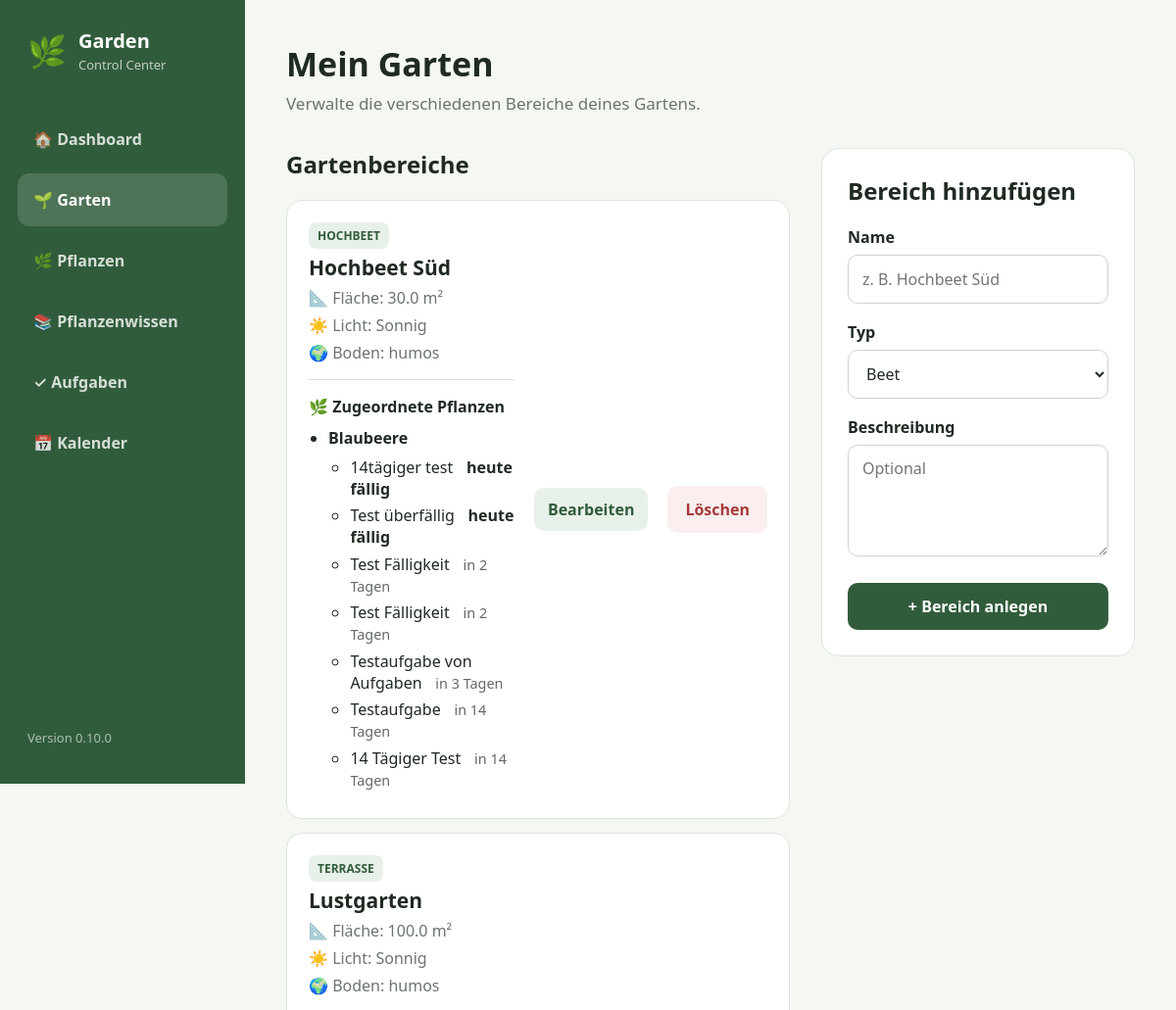
Before: /garden (upper part) with the older database file.
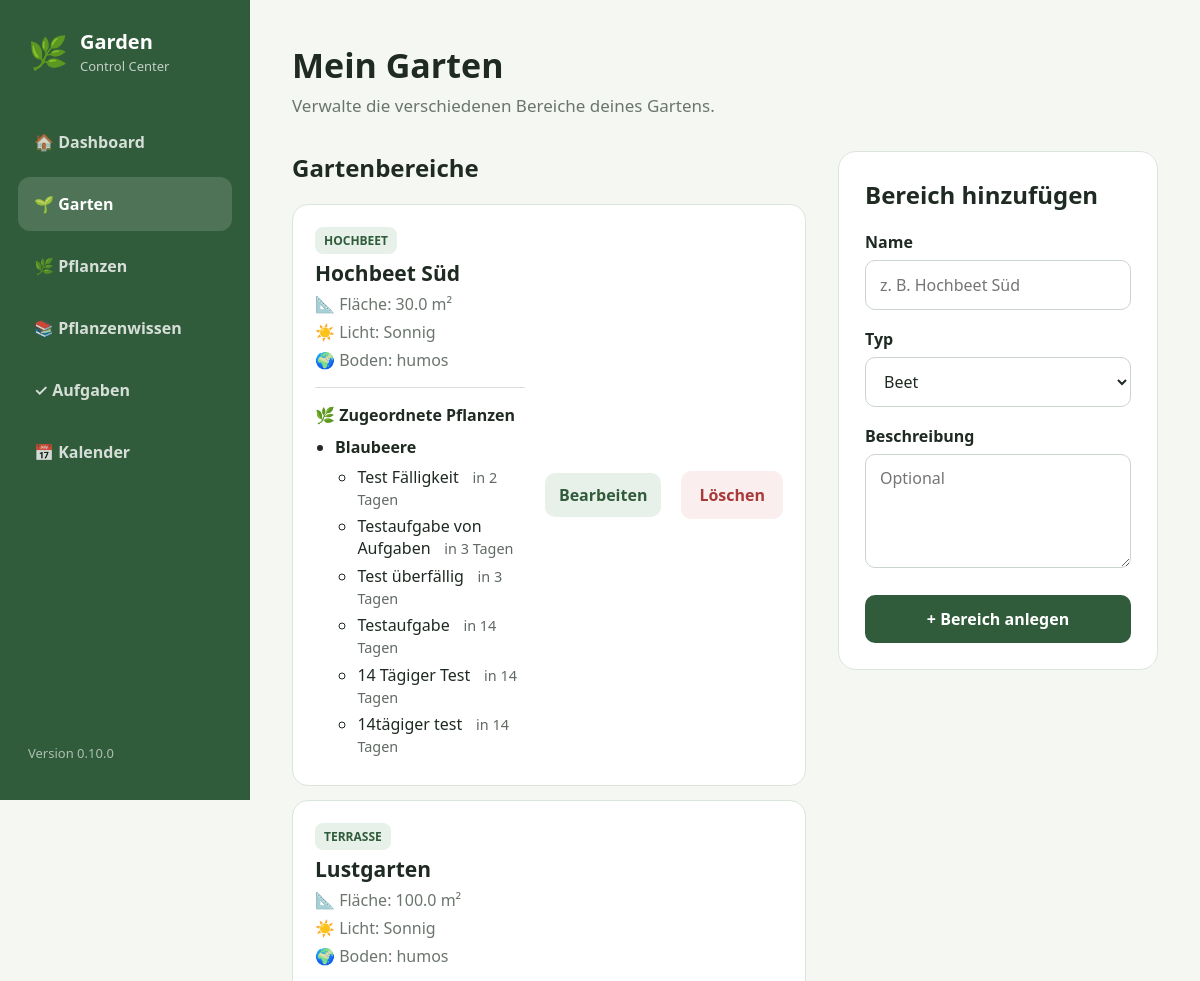
After: the same page with the newer database file.
### app/models/garden_area.py (models this page shows)
class GardenArea(Base):
    __tablename__ = "garden_areas"
    id: Mapped[int] = mapped_column(
        Integer,
        primary_key=True,
        index=True,
    )
    name: Mapped[str] = mapped_column(
        String(100),
        nullable=False,
    )
    area_type: Mapped[str] = mapped_column(
        String(50),
        nullable=False,
    )
    area_size: Mapped[float | None] = mapped_column(
        Float,
        nullable=True,
    )
    light_condition: Mapped[str | None] = mapped_column(
        String(30),
        nullable=True,
    )
    soil_type: Mapped[str | None] = mapped_column(
        String(100),
        nullable=True,
    )
    soil_ph: Mapped[float | None] = mapped_column(
        Float,
        nullable=True,
    )
    irrigation_zone: Mapped[str | None] = mapped_column(
        String(50),
        nullable=True,
    )
    description: Mapped[str | None] = mapped_column(
        Text,
        nullable=True,
    )
    created_at: Mapped[datetime] = mapped_column(
        DateTime,
        default=datetime.now,
    )
    plants: Mapped[list["Plant"]] = relationship(
        back_populates="garden_area",
        cascade="all, delete-orphan",
    )

### app/models/plant.py (models this page shows)
class Plant(Base):
    __tablename__ = "plants"
    id: Mapped[int] = mapped_column(
        Integer,
        primary_key=True,
        index=True,
    )
    name: Mapped[str] = mapped_column(
        String(100),
        nullable=False,
    )
    variety: Mapped[str | None] = mapped_column(
        String(100),
        nullable=True,
    )
    quantity: Mapped[int] = mapped_column(
        Integer,
        default=1,
        nullable=False,
    )
    planted_at: Mapped[date | None] = mapped_column(
        Date,
        nullable=True,
    )
    notes: Mapped[str | None] = mapped_column(
        Text,
        nullable=True,
    )
    garden_area_id: Mapped[int] = mapped_column(
        ForeignKey("garden_areas.id"),
        nullable=False,
    )
    species_id: Mapped[int | None] = mapped_column(
        ForeignKey("plant_species.id"),
        nullable=True,
    )
    created_at: Mapped[datetime] = mapped_column(
        DateTime,
        default=datetime.now,
    )
    garden_area: Mapped["GardenArea"] = relationship(
        back_populates="plants",
    )
    species: Mapped["PlantSpecies | None"] = relationship(
        back_populates="plants",
    )

### app/models/task.py (models this page shows)
class Task(Base):
    __tablename__ = "tasks"
    id: Mapped[int] = mapped_column(
        Integer,
        primary_key=True,
        index=True,
    )
    title: Mapped[str] = mapped_column(
        String(150),
        nullable=False,
    )
    description: Mapped[str | None] = mapped_column(
        Text,
        nullable=True,
    )
    execution_type: Mapped[str] = mapped_column(
        String(20),
        default="once",
        nullable=False,
    )
    due_date: Mapped[date | None] = mapped_column(
        Date,
        nullable=True,
    )
    interval_days: Mapped[int | None] = mapped_column(
        Integer,
        nullable=True,
    )
    start_month: Mapped[int | None] = mapped_column(
        Integer,
        nullable=True,
    )
    end_month: Mapped[int | None] = mapped_column(
        Integer,
        nullable=True,
    )
    last_completed_at: Mapped[date | None] = mapped_column(
        Date,
        nullable=True,
    )
    priority: Mapped[str] = mapped_column(
        String(20),
        default="normal",
        nullable=False,
    )
    completed: Mapped[bool] = mapped_column(
        Boolean,
        default=False,
        nullable=False,
    )
    completed_at: Mapped[datetime | None] = mapped_column(
        DateTime,
        nullable=True,
    )
    garden_area_id: Mapped[int | None] = mapped_column(
        ForeignKey("garden_areas.id"),
        nullable=True,
    )
    plant_id: Mapped[int | None] = mapped_column(
        ForeignKey("plants.id"),
        nullable=True,
    )
    created_at: Mapped[datetime] = mapped_column(
        DateTime,
        default=datetime.now,
    )
    garden_area: Mapped["GardenArea | None"] = relationship()
    plant: Mapped["Plant | None"] = relationship()

### app/routers/garden.py (the view)
@router.get("/garden", response_class=HTMLResponse)
async def garden(
    request: Request,
    db: Session = Depends(get_db),
):
    areas = (
        db.query(GardenArea)
        .options(
            selectinload(GardenArea.plants)
        )
        .order_by(GardenArea.name)
        .all()
    )
    today = date.today()
    plant_ids = [
        plant.id
        for area in areas
        for plant in area.plants
    ]
    tasks_by_plant = {
        plant_id: []
        for plant_id in plant_ids
    }
    if plant_ids:
        plant_tasks = (
            db.query(Task)
            .filter(Task.plant_id.in_(plant_ids))
            .all()
        )
        for task in plant_tasks:
            due_date = get_next_due_date(
                task,
                today=today,
            )
            if due_date is None:
                continue
            days_until_due = (
                due_date - today
            ).days
            tasks_by_plant[task.plant_id].append({
                "task": task,
                "due_date": due_date,
                "days_until_due": days_until_due,
            })
    for task_items in tasks_by_plant.values():
        task_items.sort(
            key=lambda item: item["due_date"]
        )
    return templates.TemplateResponse(
        request=request,
        name="garden.html",
        context={
            "page": "garden",
            "app_name": APP_NAME,
            "version": APP_VERSION,
            "areas": areas,
            "tasks_by_plant": tasks_by_plant,
        },
    )

### app/templates/garden.html (shortened to what this page needs)
{% extends "base.html" %}
{% block content %}
        <header class="page-header">
            <div>
                <h1>Mein Garten</h1>
                <p>
                    Verwalte die verschiedenen Bereiche
                    deines Gartens.
                </p>
            </div>
        </header>
        <section class="two-column">
            <div>
                <h2>Gartenbereiche</h2>
                {% if areas %}
                <div class="area-list">
                    {% for area in areas %}
                    <article class="area-card">
                        <div class="area-info">
                            <span class="area-type">
                                {{ area.area_type }}
                            </span>
                            <h3>
                                {{ area.name }}
                            </h3>
                            {% if area.area_size %}
                            <p>
                                📐 Fläche:
                                {{ area.area_size }} m²
                            </p>
                            {% endif %}
                            {% if area.light_condition %}
                            <p>
                                ☀️ Licht:
                                {% if area.light_condition == "sonnig" %}
                                    Sonnig
                                {% elif area.light_condition == "sonnig_halbschattig" %}
                                    Sonnig bis halbschattig
                                {% elif area.light_condition == "halbschattig" %}
                                    Halbschattig
                                {% elif area.light_condition == "halbschattig_schattig" %}
                                    Halbschattig bis schattig
                                {% elif area.light_condition == "schattig" %}
                                    Schattig
                                {% else %}
                                    {{ area.light_condition }}
                                {% endif %}
                            </p>
                            {% endif %}
                            {% if area.soil_type %}
                            <p>
                                🌍 Boden:
                                {{ area.soil_type }}
                            </p>
                            {% endif %}
                            <div class="area-plants">
                                <h4>
                                    🌿 Zugeordnete Pflanzen
                                </h4>
                                {% if area.plants %}
                                    <ul class="plant-list">
                                        {% for plant in area.plants %}
                                            <li class="plant-list-item">
                                                <div class="plant-list-header">
                                                    <strong>
                                                        {{ plant.name }}
                                                    </strong>
                                                </div>
                                                {% set plant_tasks = tasks_by_plant.get(plant.id, []) %}
                                                {% if plant_tasks %}
                                                    <ul class="plant-task-list">
                                                        {% for task_info in plant_tasks %}
                                                            <li class="plant-task">
                                                                <span class="plant-task-title">
                                                                    {{ task_info.task.title }}
                                                                </span>
                                                                {% if task_info.days_until_due < 0 %}
                                                                    <span class="task-overdue">
                                                                        seit
                                                                        {{ -task_info.days_until_due }}
                                                                        Tag{% if -task_info.days_until_due != 1 %}en{% endif %}
                                                                        überfällig
                                                                    </span>
                                                                {% elif task_info.days_until_due == 0 %}
                                                                    <span class="task-today">
                                                                        heute fällig
                                                                    </span>
                                                                {% elif task_info.days_until_due == 1 %}
                                                                    <span class="task-due">
                                                                        morgen fällig
                                                                    </span>
                                                                {% else %}
                                                                    <span class="task-due">
                                                                        in {{ task_info.days_until_due }} Tagen
                                                                    </span>
                                                                {% endif %}
                                                            </li>
                                                        {% endfor %}
                                                    </ul>
                                                {% else %}
                                                    <p class="muted-text">
                                                        ✓ Keine offenen Aufgaben
                                                    </p>
                                                {% endif %}
                                            </li>
                                        {% endfor %}
                                    </ul>
                                {% else %}
                                    <p class="muted-text">
                                        Noch keine Pflanzen zugeordnet.
                                    </p>
                                {% endif %}
                            </div>
                        </div>
                        <a
                            href="/garden/areas/{{ area.id }}/edit"
                            class="secondary-button"
                        >
                            Bearbeiten
                        </a>
                        <form
                            method="post"
                            action="/garden/areas/{{ area.id }}/delete"
                            onsubmit="return confirm('Bereich wirklich löschen?');"
                        >
                            <button
                                type="submit"
                                class="danger-button"
                            >
                                Löschen
                            </button>
                        </form>
                    </article>
                    {% endfor %}
                </div>
                {% endif %}
            </div>
            <div>
                <div class="form-card">
                    <h2>
                        Bereich hinzufügen
                    </h2>
                    <form
                        method="post"
                        action="/garden/areas"
                    >
                        <label for="name">
                            Name
                        </label>
                        <input
                            id="name"
                            name="name"
                            type="text"
                            placeholder="z. B. Hochbeet Süd"
                            required
                        >
                        <label for="area_type">
                            Typ
                        </label>
                        <select
                            id="area_type"
                            name="area_type"
                            required
                        >
                            <option value="Beet">
                                Beet
                            </option>
                        </select>
                        <label for="description">
                            Beschreibung
                        </label>
                        <textarea
                            id="description"
                            name="description"
                            rows="4"
                            placeholder="Optional"
                        ></textarea>
                        <button
                            type="submit"
                            class="primary-button"
                        >
                            + Bereich anlegen
                        </button>
                    </form>
                </div>
            </div>
        </section>
{% endblock %}

Changed rows visible on the page:
no longer on this page (row edited): Task: task "Test Fälligkeit"
computed for GardenArea "Hochbeet Süd": gains Plant (name "Blaubeere", {{ task_info.task.title }} "Test Fälligkeit" "Testaufgabe von Aufgaben" "Test überfällig" "Testaufgabe" "14 Tägiger Test" "14tägiger test", days_until_due "2" "3" "3" "14" "14" "14"); loses Plant (name "Blaubeere", {{ task_info.task.title }} "14tägiger test" "Test überfällig" "Test Fälligkeit" "Testaufgabe von Aufgaben" "Testaufgabe" "14 Tägiger Test", days_until_due "2" "2" "3" "14" "14")
Other visible differences:
new list line: "Test überfällig"
new list line: "14tägiger test"
list line gone: "14tägiger test"
list line gone: "Test überfällig"
list line gone: "Test Fälligkeit"
